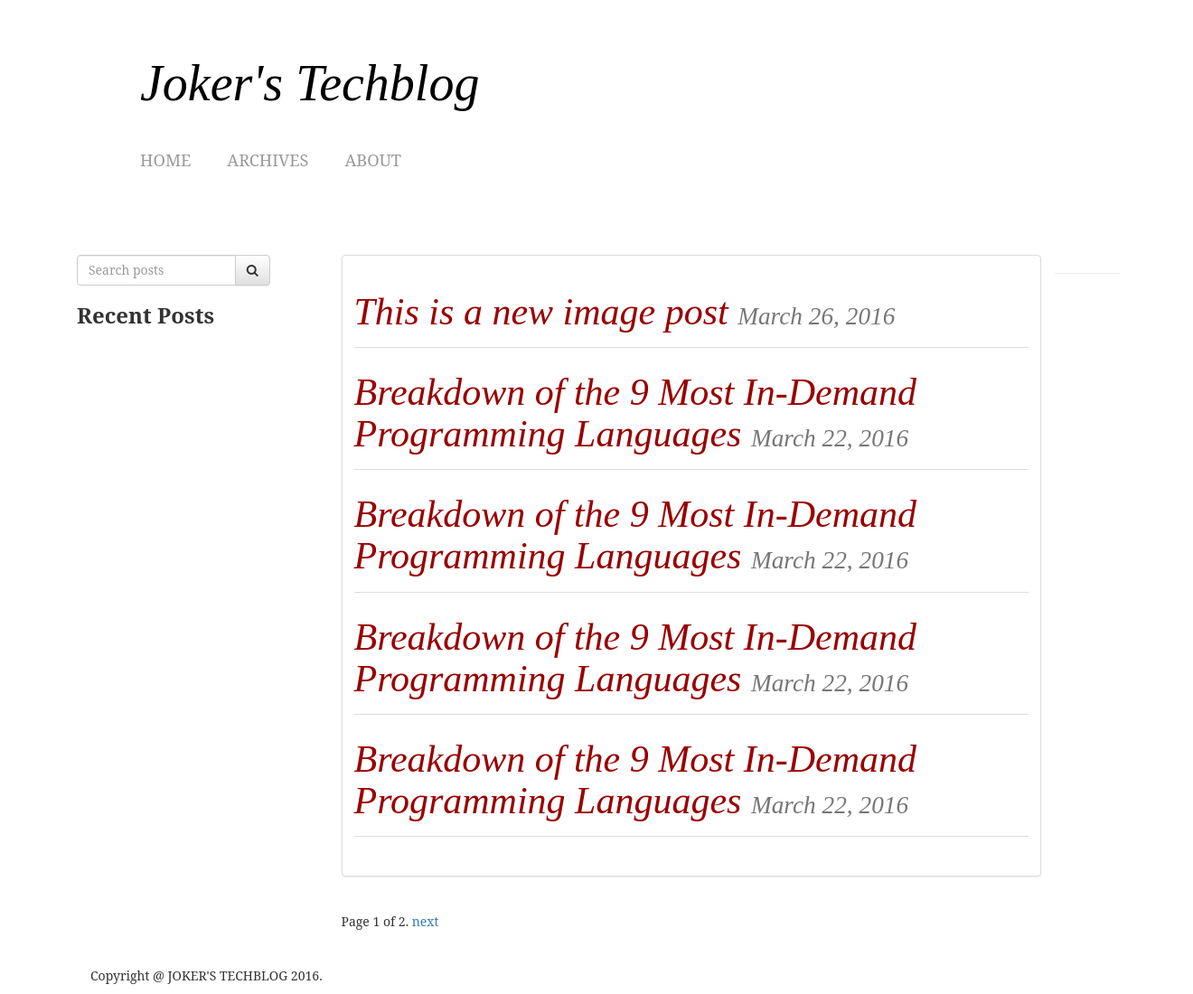
/posts/archives/, run on the app's committed database.
### posts/models.py (models this page shows, shortened)
class Post(models.Model):
    user = models.ForeignKey(settings.AUTH_USER_MODEL, default=1)
    title = models.CharField(max_length=120)
    slug = models.SlugField(unique=True)
    image = models.ImageField(upload_to=upload_location,
            null=True,
            blank=True,
            height_field="height_field",
            width_field="width_field")
    height_field = models.IntegerField(default=0)
    width_field = models.IntegerField(default=0)
    content = models.TextField()
    draft = models.BooleanField(default=False)
    publish = models.DateField(auto_now=False, auto_now_add=False)
    updated = models.DateTimeField(auto_now_add=False, auto_now=True)
    timestamp = models.DateTimeField(auto_now_add=True, auto_now=False)
    objects = PostManager()
    def get_absolute_url(self):
        return reverse("posts:detail", kwargs={"slug": self.slug})
    class Meta:
        ordering = ["-publish", "-updated"]

### posts/views.py (the view)
def post_archive(request):
	today = timezone.now().date()
	queryset_list = Post.objects.active()#.order_by("-timestamp")
	if request.user.is_staff or request.user.is_superuser:
		queryset_list = Post.objects.all()
	query = request.GET.get("q")
	if query:
		queryset_list = queryset_list.filter(
				Q(title__icontains=query)|
				Q(user__first_name__icontains=query) |
				Q(user__last_name__icontains=query)
				).distinct()
	paginator = Paginator(queryset_list, 5) # Show 25 contacts per page
	page_request_var = "page"
	page = request.GET.get('page_request_var')
	try:
		queryset = paginator.page(page)
	except PageNotAnInteger:
		queryset = paginator.page(1)
	except EmptyPage:
		queryset = paginator.page(paginator.num_pages)
	context = {
		"object_list": queryset,
		"page_request_var": page_request_var,
		"today": today,
	}
	return render(request, 'post_archive.html', context)

### posts/models.py (called while the page is built)
    def active(self, *args, **kwargs):
        return super(PostManager, self).filter(draft=False).filter(publish__lte=timezone.now())

### templates/post_archive.html (shortened to what this page needs)
{% extends "base.html" %}
{% block content %}
<div class="col-md-3">
    <form method='GET' action='' class="row">
    <div class="col-md-10" >
        <div class="input-group">
        <input class="form-control" type='text' name='q' placeholder='Search posts' value='{{ request.GET.q }}'/>
        <span class="input-group-btn">
        <button class="btn btn-default" value="submit"><i class="fa fa-search"></i></button>
        </span>
        </div>
    </div>
    </form>
    <h3 class="sidebar"><strong>Recent Posts</strong></h3>
</div>
<div class="col-md-9">
<div class="row">
  <div class="col-sm-11">
    <div class="thumbnail">
    <div class="caption">
      <header class="post-title">
      {% for obj in object_list %}
        <h1 class="archive"><a href="{{ obj.get_absolute_url }}">{{ obj.title }} </a><small>{{ obj.publish }}</small></h1>
        {% endfor %}
        </header>
      </div>
    </div>
  </div>
<hr/>
</div>
<div class="pagination">
    <span class="step-links">
        <span class="current">
            Page {{ object_list.number }} of {{ object_list.paginator.num_pages }}.
        </span>
        {% if object_list.has_next %}
            <a href="?{{ page_request_var }}={{ object_list.next_page_number }}{% if request.GET.q %}&q={{ request.GET.q }}{% endif %}">next</a>
        {% endif %}
    </span>
</div>
</div>
{% endblock content %}

### templates/base.html (shortened to what this page needs)
{% load staticfiles %}
<!DOCTYPE html>
<html>
<head>
<link rel="stylesheet" href="https://maxcdn.bootstrapcdn.com/bootstrap/3.3.6/css/bootstrap.min.css">
<link rel="stylesheet" href="https://maxcdn.bootstrapcdn.com/bootstrap/3.3.6/css/bootstrap-theme.min.css">
<link rel='stylesheet' href='https://maxcdn.bootstrapcdn.com/font-awesome/4.5.0/css/font-awesome.min.css' >
<link rel="stylesheet" href="{% static 'css/base.css' %}"/>
</head>
<body>
<header id="branding">
<div class="container headercontainer">
	<div id="sitetitle">
		<hgroup>
		<h1 id="sitetitle"><a href="http://joannaxu.pythonanywhere.com/posts/" title="joker's blog" rel="home">Joker's Techblog</a></h1>
		</hgroup>
	</div>
</div>
<div class="container headercontainer">
	<ul class="nav navbar-nav">
		<li><a href="http://joannaxu.pythonanywhere.com/posts/">Home</a></li>
		<li><a href="http://joannaxu.pythonanywhere.com/posts/archives/">Archives</a></li>
		<li><a href="http://joannaxu.pythonanywhere.com/posts/about/">About</a></li>
	</ul>
</div>
<div id="main-image"></div>
</header>
<div id="mainbody" class="container">
	<div class="row">
			{% block content %}{% endblock %}
	</div>
</div>
<footer class="myfooter">
	<div class="container footercontainer">
		<div class="col-md-12">
			<p class="copyright">Copyright @ JOKER'S TECHBLOG 2016.</p>
		</div>
	</div>
</footer>
</body>
</html>

### static/css/base.css (style rules this page uses)
body { font-family: 'Serif', 'Lobster'; background-image: url('http://static.tumblr.com/jw8fmba/CPelyxp1n/white_wood.jpg'); background-repeat: repeat; background-position: top left; background-attachment: scroll; padding-right: 100px; padding-left: 70px; background-color: transparent; }
header { padding-left: 70px; display: block; }
#main-image { border-top: 1px solid #FFFFFF; clear: both; max-width: 960px; padding-bottom: 20px; }
#branding { padding: 50px 70px; }
#sitetitle { clear: both; float: left; font-style: italic; margin: -9px 0px 0px 0px; width: 76%; padding: 15px 0 10px; font-family: 'Lobster'; display: inline; font-size: 2em; }
#sitetitle a { color: #000; }
.nav { display: block; }
.navbar-nav { margin: 7.5px -15px; }
.navbar-nav li { float: left; margin-right: 10px; position: relative; text-transform: uppercase; }
.navbar-nav a { border-bottom: 1px solid #fff; border-top: 1px solid #fff; color: #999; display: block; font-size: 1.3em; padding: 3px 10px 5px; }
.post-title { padding: 0 0 20px; position: relative; }
.post-title h1 { border-bottom: 1px solid #ddd; color: #990000; font-size: 3em; font-style: italic; font-weight: normal; min-height: 1em; padding: 6px 0 16px 0; font-family: "Adobe Garamond Pro", Garamond, Palatino, "Palatino Linotype", Times, "Times New Roman", Georgia, serif; }
.post-title h1 a { color: #990000; }
.footercontainer { background-color: transparent; padding-left: 150px; padding-right: 25px; }
.container, .container-fluid { padding-left: 15px; padding-right: 15px; }
.container, .container-fluid { margin-right: auto; margin-left: auto; }
.myfooter { padding-top: 20px; }

### data on the page
Post: title "This is a new image post", publish "March 26, 2016"
Post: title "Breakdown of the 9 Most In-Demand Programming Languages", publish "March 22, 2016"
Post: title "Breakdown of the 9 Most In-Demand Programming Languages", publish "March 22, 2016"
Post: title "Breakdown of the 9 Most In-Demand Programming Languages", publish "March 22, 2016"
Post: title "Breakdown of the 9 Most In-Demand Programming Languages", publish "March 22, 2016"

### other printed values
{{ object_list.number }} "1"
{{ object_list.paginator.num_pages }} "2"
